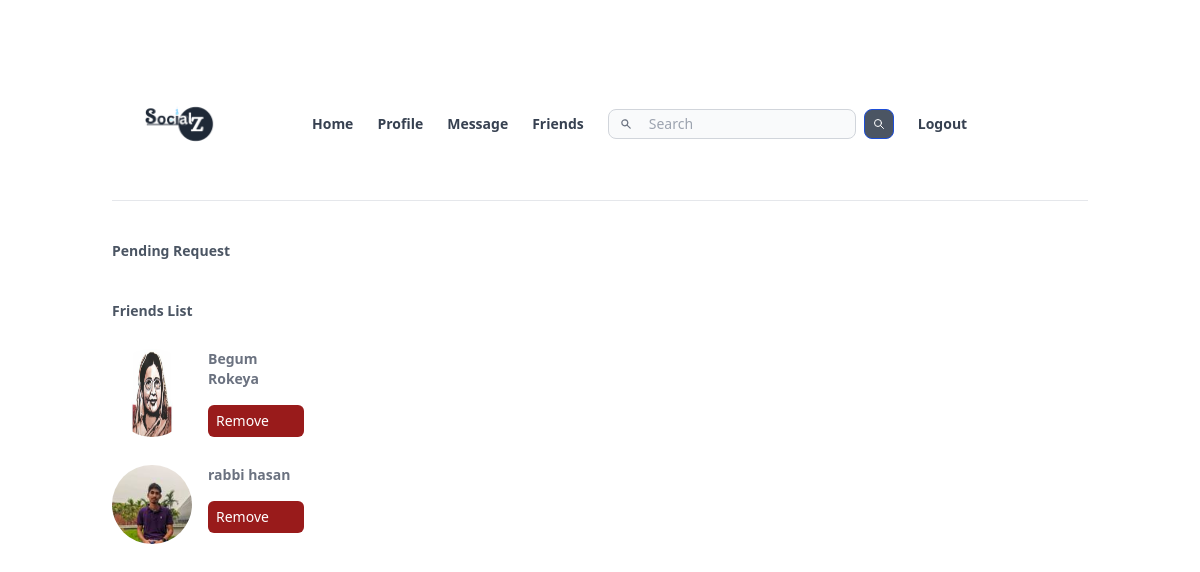
The page /friends.php (signed in) on the database its author committed.
### tables this page shows
CREATE TABLE `friends` (
  `from_friend` varchar(11) NOT NULL,
  `to_friend` varchar(11) NOT NULL,
  `added_date` timestamp NOT NULL DEFAULT current_timestamp()
);

CREATE TABLE `user_info` (
  `username` varchar(15) NOT NULL,
  `first_name` varchar(150) NOT NULL,
  `last_name` varchar(150) NOT NULL,
  `gender` varchar(15) NOT NULL,
  `email` varchar(200) NOT NULL,
  `phone_no` int(15) NOT NULL,
  `date_of_birth` date NOT NULL,
  `address` varchar(200) NOT NULL,
  `password` varchar(200) NOT NULL,
  `profile_pic` varchar(255) NOT NULL
);

### friends.php (the view, shortened to what this page needs)
<?php require_once "header.php"; ?>
<?php require_once "db.php"; ?>
<?php
$username=$_SESSION["username"];
$friends_list = "SELECT first_name, last_name,profile_pic,username ,to_friend,added_date FROM `friends` INNER JOIN `user_info` ON friends.to_friend=user_info.username WHERE from_friend='$username'";
$result = mysqli_query($conn, $friends_list);
echo '<h1 class="mt-10 text-sm text-gray-600 font-semibold ">Pending Request </h1><div class="max-w-sm">';
echo'</div>';
echo '<h1 class="mt-10 text-sm text-gray-600 font-semibold "> Friends List </h1><div class="max-w-sm">';
while($friends = mysqli_fetch_array($result))
{
echo'
<div class=" flex flex-row justify-content my-7 ">
<img class=" rounded-full" src="'.$friends["profile_pic"].'"   width=80 height=80/>
<div class="flex flex-col w-1/4 mx-4 ">
 <a class="text-sm text-gray-500 font-semibold  " href=" /profile.php?username='.$friends["to_friend"].'">'.$friends["first_name"].'  '.$friends["last_name"].'</a>
 <a  href="friends.php?remove='.$friends["to_friend"].'" class="mt-4 text-sm px-2 py-1.5 bg-red-800 text-semibold text-white rounded-md "> Remove</a>
 </div>
 </div>
   ';
}
echo'</div>';
?>

### rows shown on the page
friends: to_friend.profile_pic (picture), to_friend.first_name "Begum", to_friend.last_name "Rokeya"
friends: to_friend.profile_pic (picture), to_friend.first_name "rabbi", to_friend.last_name "hasan"
